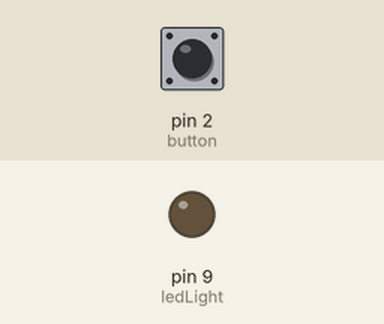
This sketch was run on a simulated Arduino Uno, built with avr-gcc and run on an emulated ATmega328P. On the bench: output pins drawn as LEDs (lit = HIGH). Inputs (shaded band) come from the test bench; at power-on: pin 2 (button) LOW. What the sketch prints to the serial monitor is not drawn.

Above: at 1.2 s.
1.3 s: pin 2 (button) pulled HIGH for 0.15 s
2.9 s: pin 2 (button) pulled HIGH for 1 s
5.4 s: pin 2 (button) pulled HIGH for 0.15 s
Timing chart, 0 to 14.4 s (numbered marks = the images above; inputs shaded):
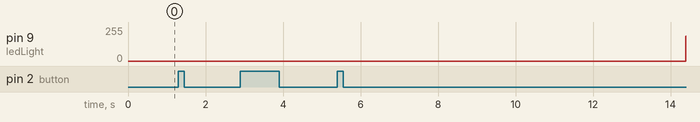

Measured:
- after the input at 5.4 s, pin 9 (ledLight): 0/255 → 185/255 after 9.0 s

The sketch:

LED_button_3_mode.ino
```cpp
const int button = 2; //connect to pin 2
const int ledLight = 9; //connect to pin 9
int ledMode = 0;

//fuction fade LED
unsigned long fadePreviousMillis = 0;
const unsigned long fadePeriod = 2;
byte brightness = 0; //byte value only can be around 0-255
byte fadeIncrement = 1;

//function blink LED
unsigned long blinkPreviousMillis = 0;
const unsigned long blinkPeriod = 130;
int ledState = LOW;

//variable for button debounces
int buttonState;
int lastButtonState = LOW;
unsigned long lastDebounceTime = 0;
unsigned long debounceDelay = 20;

void setup() {
  pinMode(button, INPUT);
 Serial.begin(9600);
}

void loop() {

  int reading = digitalRead(button);
  Serial.println(ledMode);
 if (reading != lastButtonState) {
  lastDebounceTime = millis();
 }

 if((millis() - lastDebounceTime) > debounceDelay) {
  if (reading != buttonState) {
    buttonState = reading;

    if (buttonState == HIGH) {
      ledMode++;
    }
  }
 }
lastButtonState = reading;

//enter LED state
if (ledMode == 0) {
  digitalWrite(ledLight, LOW);
}

//stagnant led
if (ledMode == 1) {
  digitalWrite(ledLight, HIGH);
  }
//blinking led
if (ledMode == 2) {
  if (millis() - blinkPreviousMillis >= blinkPeriod) {
    blinkPreviousMillis = millis();
  if (ledState == LOW) {
    ledState = HIGH;
  }
else {
  ledState = LOW;
}
digitalWrite(ledLight, ledState);
  }
}

//fade led mode
if (ledMode == 3) {

 if (millis() - fadePreviousMillis >= fadePeriod) {
  fadePreviousMillis = millis();

  analogWrite(ledLight, brightness);
  brightness += fadeIncrement;

  if (brightness <= 0 || brightness >= 255) {
    fadeIncrement =- fadeIncrement;
  }
 }
}

  while (ledMode >= 4) {
    ledMode = 0;
}

  }
```
